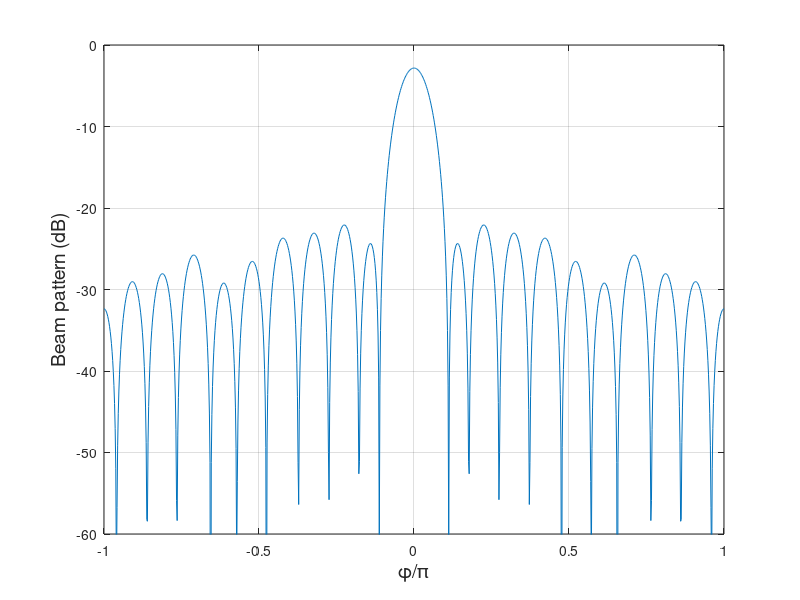

The MATLAB source for this figure:
%%%%%%%%%%%%%%%%%%%%%%%%%%%%%%%%
% Figure 4.41
% Response of cylindrical array versus phi for theta = 0.5137*pi
% Xin Zhang 9/21/99
% Updated by K. Bell 9/30/00
% Updated by Lillian Xu 12/06/2000, K. Bell 7/23/01, 9/30/01
%%%%%%%%%%%%%%%%%%%%%%%%%%%%%%%%

% Description:
%    Redrawing of Figure 4.41,
% Parameters:
%    N=25

clear all
close all

Rl=5/pi;
N=25;
Ms=21;
M=(Ms-1)/2;
theta=0.5137*pi;

Mm=(-M:1:M)';
phi=(-1)*pi:0.002*pi:pi;

SL = -20;
nbar = 6;
d = Rl*2/N;
R = 10^(-SL/20);
x0 = cosh(acosh(R)/(Ms-1));
cc=cos((2*[1:1:floor((Ms-1)/2)]-1)*0.5*pi/(Ms-1)).';
udc = acos(cc/x0)/(pi*d);

if rem(Ms,2)==0
   uu = [1:1:(Ms/2)-1].'/(Ms*d)
   u_nbar = udc(nbar);       % u_nbar Chebychev
   sigma = nbar/(Ms*d*u_nbar);
   udcmod = udc*sigma;           % modified Chebychev
   uz = [udcmod(1:nbar-1);uu(nbar:(Ms/2)-1)];
   ut = [uz;-uz;-1]
else
   uu = [1:1:(Ms-1)/2].'/(Ms*d);
   u_nbar = udc(nbar) ;      % u_nbar Chebychev
   sigma = nbar/(Ms*d*u_nbar);
   udcmod = udc*sigma;           % modified Chebychev
   uz = [udcmod(1:nbar-1);uu(nbar:(Ms-1)/2)];
   ut = [uz;-uz];
end
ut;
w = poly(exp(j*2*pi*d*ut)).';
Wh=w/sum(w);

for n=1:Ms
   m=n-1-M;
   if m<0
      Wpm(n,1)=Wh(n,1)/besselj(abs(m),2*pi*Rl)/(-1)^m;
   else
      Wpm(n,1)=Wh(n,1)/besselj(m,2*pi*Rl);
   end
end
Wpm = Wpm./sum(Wpm);
for n=1:Ms
   m=n-1-M;
   if m<0
      Vj(n,1)=besselj(abs(m),2*pi*Rl*sin(theta))*(-1)^m;
   else
      Vj(n,1)=besselj(m,2*pi*Rl*sin(theta));
   end
end
J=diag(Vj);
V=exp(j*Mm*phi);
B1=Wpm'*J*V;
B1 = abs(B1)/max(abs(B1));

Ll = 10;
Bd = sinc(Ll*cos(theta));
B = B1.*Bd;
Bm=20*log10(abs(B));

figure
plot(phi/pi,Bm)
grid
axis([-1 1 -60 0])
xlabel('\phi/\pi','Fontsize',14)
ylabel('Beam pattern (dB)','Fontsize',14)
%title('Response of Cylindrical Array, \theta = 0.5137\pi')